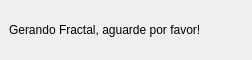
<?xml version="1.0" encoding="UTF-8"?>
<ui version="4.0">
 <class>MainWindow</class>
 <widget class="QMainWindow" name="MainWindow">
  <property name="geometry">
   <rect>
    <x>0</x>
    <y>0</y>
    <width>252</width>
    <height>60</height>
   </rect>
  </property>
  <property name="windowTitle">
   <string>MainWindow</string>
  </property>
  <widget class="QWidget" name="centralwidget">
   <layout class="QHBoxLayout" name="horizontalLayout">
    <item>
     <widget class="QLabel" name="label">
      <property name="text">
       <string>Gerando Fractal, aguarde por favor!</string>
      </property>
     </widget>
    </item>
   </layout>
  </widget>
 </widget>
 <resources/>
 <connections/>
</ui>
